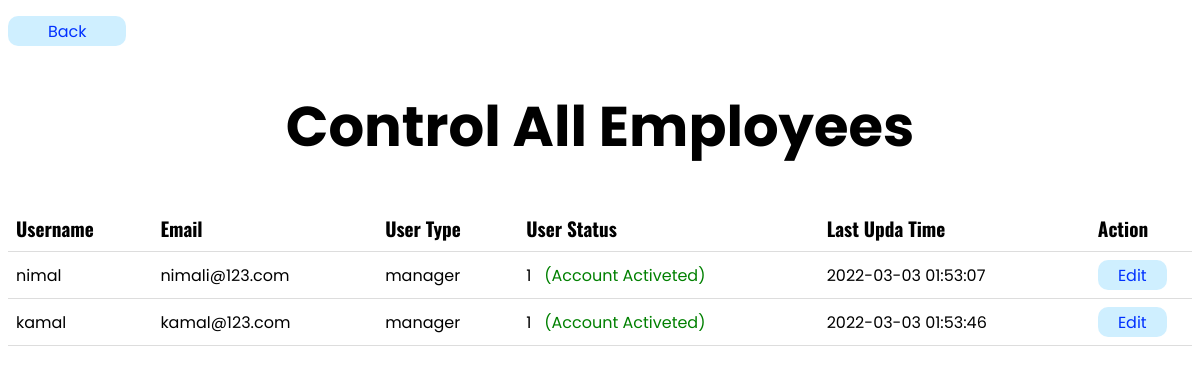
The app's page /c_manager.php with its own data.
### tables this page shows
CREATE TABLE `user_tbl` (
  `id` int(11) NOT NULL,
  `username` varchar(255) NOT NULL,
  `email` varchar(255) NOT NULL,
  `pass` varchar(255) NOT NULL,
  `user_type` varchar(255) NOT NULL,
  `user_status` int(1) NOT NULL,
  `time` timestamp NOT NULL DEFAULT current_timestamp() ON UPDATE current_timestamp()
);

### c_manager.php (the view, shortened to what this page needs)
<?php
    include("config.php");
    $sql = "SELECT * FROM user_tbl WHERE user_type = 'manager'";
    $result = mysqli_query($con, $sql);
?>
<!DOCTYPE html>
<html lang="en">
<head>
</head>
<body>
    <p>
        <a href="admin.php"><button class="back">Back</button></a>
    </p>
    <center>
    <h1>
        Control All Employees
    </h1>
        <table>
            <tr>
                <th>
                    Username
                </th>
                <th>
                    Email
                </th>
                <th>
                    User Type
                </th>
                <th>
                    User Status
                </th>
                <th>
                    Last Upda Time
                </th>
                <th>
                    Action
                </th>
            </tr>
                <?php
                    if(mysqli_num_rows($result) > 0){
                        while($row = mysqli_fetch_assoc($result)){
                ?>
            <tr>
                <td>
                    <?php echo($row['username']); ?>
                </td>
                <td>
                    <?php echo($row['email']); ?>
                </td>
                <td>
                    <?php echo($row['user_type']); ?>
                </td>
                <td>
                    <?php echo($row['user_status']."&nbsp&nbsp&nbsp");
                        if($row['user_status'] == 1){
                            echo("<span class='acc_a'>(Account Activeted)</span>");
                        }else{
                            echo("<span class='acc_d'>(Account Deactivate)</span>");
                        }
                    ?>
                </td>
                <td>
                    <?php echo($row['time']); ?>
                </td>
                <td>
                   <a href="c_manager_edit.php?id=<?php echo($row['id']); ?>"><button class="edit">Edit</button></a>
                </td>
            </tr>
            <?php }
            }
            ?>
        </table>
    </center>
</body>
</html>

### c_manager.php (style rules this page uses)
table { border-collapse: collapse; width: 100%; }
th, td { padding: 8px; text-align: left; border-bottom: 1px solid #ddd; }
th { font-size: 120%; font-family: 'Oswald', sans-serif; }
tr { font-size: 100%; font-family: 'Poppins', sans-serif; }
.edit { background: rgba(0, 172, 255, 0.19); color: rgba(0, 49, 255, 1); width: 80%; height: 30px; border: none; border-radius: 10px; font-size: 100%; font-family: 'Poppins', sans-serif; }
h1 { font-size: 350%; font-family: 'Poppins', sans-serif; }
.acc_a { color: green; }
.back { background: rgba(0, 172, 255, 0.19); color: rgba(0, 49, 255, 1); width: 10%; height: 30px; border: none; border-radius: 10px; font-size: 100%; font-family: 'Poppins', sans-serif; }
p { font-size: 100%; font-family: 'Poppins', sans-serif; }

### records on screen
user_tbl: username "nimal", email "nimali@123.com", user_type "manager", user_status "1", shows "(Account Activeted)", time "2022-03-03 01:53:07"
user_tbl: username "kamal", email "kamal@123.com", user_type "manager", user_status "1", shows "(Account Activeted)", time "2022-03-03 01:53:46"
